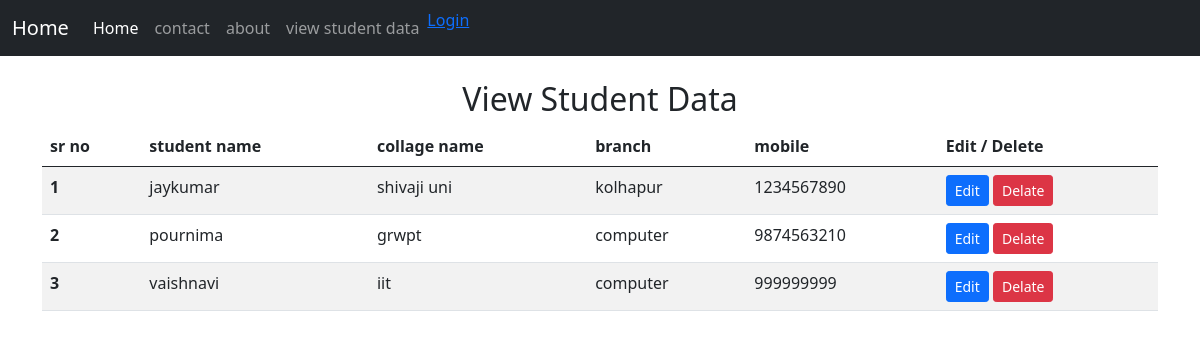
The app's page /view_student with its own data.
### home/models.py (models this page shows, shortened)
class Student(models.Model):
    id = models.AutoField(primary_key=True)
    studentname = models.CharField(max_length=50)
    collagename = models.CharField(max_length=100)
    branch = models.CharField(max_length=100)
    mobilenum = models.IntegerField()

### home/views.py (the view)
# urls.py: path("view_student" , views.view_studend , name="view_student"),
def view_studend(request):
    student_info = Student.objects.all()
    context = {
        "student_data" : student_info,
    }
    return render (request , "view_student.html" , context)

### templates/view_student.html
{% extends "base.html" %} {% block title %} view studends {% endblock title %} {% block body %}
<div class="container my-4">
    <table class="table table-striped">
        <h2 class="text-center"> View Student Data</h2>
        <thead>
            <tr>
                <th scope=="col"> sr no</th>
                <th scope=="col"> student name</th>
                <th scope=="col"> collage name</th>
                <th scope=="col"> branch </th>
                <th scope=="col"> mobile </th>
                <th scope=="col">
                    Edit / Delete
                </th>
            </tr>
        </thead>
        {% for i in student_data %}
        <tr>
            <th scope="row"> {{forloop.counter}}</th>
            <td>{{ i.studentname}}</td>
            <td>{{ i.collagename}}</td>
            <td>{{ i.branch}}</td>
            <td>{{i.mobilenum}}</td>
            <td>
                <a class="btn btn-primary btn-sm" href="edit_info/{{ i.id}}"> Edit</a>
                <a class="btn btn-danger btn-sm" href="delete/{{i.id}}"> Delate</a>
            </td>
        </tr>
        {% endfor %}
    </table>
</div>{% endblock body %}

### templates/base.html (shortened to what this page needs)
{% load static %}
<!DOCTYPE html>
<html lang="en">
<head>
    <link rel="stylesheet" href="{% static 'css/bootstrap.css'%}">
    <link rel="stylesheet" href="{% static 'css/bootstrap.min.css'%}">
</head>
<body>
    <header>
        <nav class="navbar navbar-expand-lg navbar-dark bg-dark">
            <div class="container-fluid">
                <a class="navbar-brand" href="/">Home</a>
                <div class="collapse navbar-collapse" id="navbarSupportedContent">
                    <ul class="navbar-nav me-auto mb-2 mb-lg-0">
                        <li class="nav-item">
                            <a class="nav-link active" aria-current="page" href="/">Home</a>
                        </li>
                        <li class="nav-item">
                            <a class="nav-link" href="/contact">contact</a>
                        </li>
                        <li class="nav-item">
                            <a class="nav-link" href="/about">about</a>
                        </li>
                        <li class="nav-item">
                            <a class="nav-link" href="/view_student">view student data</a>
                        </li>
                        {% if user.is_authenticated %}
                        <li class="nav-item">
                            <a class="nav-link">{{user.username}}</a> </li>
                        <li class="nav-item">
                            <a href="{% url 'logout'%}">Logout</a>
                        </li>
                        <li class="nav-item">
                            <a href="{% url 'password_change' %}" class="nav-item">change password</a>
                        </li>
                        {% else %}
                        <li class="nav-item">
                            <a href="{% url 'login'%}">Login</a>
                        </li>
                        {% endif %}
                    </ul>
                </div>
            </div>
        </nav>
    </header>
    {% block body %} {% endblock body %}
</body>
</html>

### records on screen
Student: studentname "jaykumar", collagename "shivaji uni", branch "kolhapur", mobilenum "1234567890"
Student: studentname "pournima", collagename "grwpt", branch "computer", mobilenum "9874563210"
Student: studentname "vaishnavi", collagename "iit", branch "computer", mobilenum "999999999"
